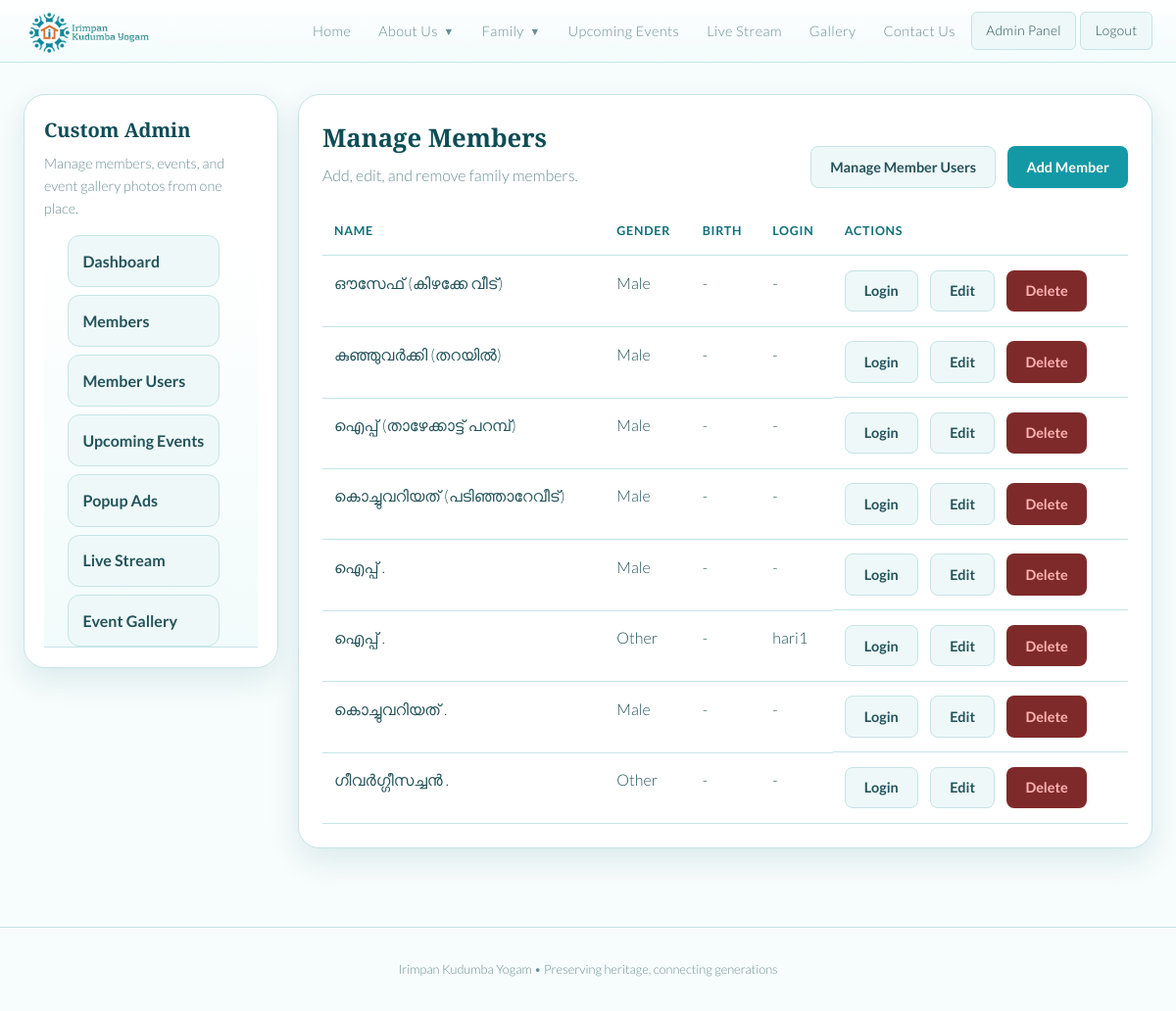
The app's page /admin-panel/members/ (signed in) with its own data.
### tree/models.py (models this page shows, shortened)
class Person(models.Model):
    GENDER_CHOICES = [
        ('M', 'Male'),
        ('F', 'Female'),
        ('O', 'Other'),
    ]
    first_name = models.CharField(max_length=100)
    last_name = models.CharField(max_length=100)
    gender = models.CharField(max_length=1, choices=GENDER_CHOICES, default='O')
    birth_date = models.DateField(null=True, blank=True)
    death_date = models.DateField(null=True, blank=True)
    birth_place = models.CharField(max_length=200, blank=True)
    email = models.EmailField(blank=True)
    phone = models.CharField(max_length=30, blank=True)
    blood_group = models.CharField(max_length=10, blank=True)
    current_address = models.TextField(blank=True)
    living_separately = models.BooleanField(default=False)
    bio = models.TextField(blank=True)
    photo = models.ImageField(upload_to='photos/', null=True, blank=True)
    father = models.ForeignKey(
        'self', null=True, blank=True,
        on_delete=models.SET_NULL,
        related_name='children_as_father'
    )
    mother = models.ForeignKey(
        'self', null=True, blank=True,
        on_delete=models.SET_NULL,
        related_name='children_as_mother'
    )
    spouse = models.ForeignKey(
        'self', null=True, blank=True,
        on_delete=models.SET_NULL,
        related_name='married_to'
    )
    user = models.OneToOneField(
        settings.AUTH_USER_MODEL,
        null=True,
        blank=True,
        on_delete=models.SET_NULL,
        related_name='family_member_profile',
    )
    created_at = models.DateTimeField(auto_now_add=True)
    class Meta:
        ordering = ['last_name', 'first_name']
    @property
    def full_name(self):
        return f"{self.first_name} {self.last_name}"

### tree/views.py (the view)
# urls.py: path('admin-panel/members/', views.admin_members, name='admin_members'),
@members_required
def admin_members(request):
    people = Person.objects.all()
    return render(request, 'tree/admin_members.html', _admin_context(request, people=people))

### tree/views.py (called while the page is built)
def _is_admin_user(user):
    return user.is_authenticated and (user.is_staff or user.is_superuser)

def _is_family_member_user(user):
    return user.is_authenticated and user.groups.filter(name='family_member').exists()

def _can_access_admin_panel(user):
    return _is_admin_user(user) or _is_family_member_user(user)

def _can_manage_members(user):
    return _is_admin_user(user)

def _can_manage_events(user):
    return _is_admin_user(user) or user.has_perm('tree.add_event')

def _can_manage_gallery(user):
    return _is_admin_user(user) or user.has_perm('tree.add_galleryphoto')

def _can_manage_ads(user):
    return _can_access_admin_panel(user)

def _can_manage_live_stream(user):
    return _is_admin_user(user)

def _admin_context(request, **extra):
    context = {
        'can_manage_members': _can_manage_members(request.user),
        'can_manage_events': _can_manage_events(request.user),
        'can_manage_gallery': _can_manage_gallery(request.user),
        'can_manage_ads': _can_manage_ads(request.user),
        'can_manage_live_stream': _can_manage_live_stream(request.user),
        'is_admin_user': _is_admin_user(request.user),
        'is_family_member_user': _is_family_member_user(request.user),
    }
    context.update(extra)
    return context

### tree/templates/tree/admin_members.html (shortened to what this page needs)
{% extends "tree/admin_base.html" %}
{% block admin_content %}
<div class="admin-head">
  <div>
    <h1 class="section-title">Manage Members</h1>
    <p>Add, edit, and remove family members.</p>
  </div>
  <div class="admin-actions">
    <a href="{% url 'admin_member_users' %}" class="btn btn-secondary">Manage Member Users</a>
    <a href="{% url 'admin_member_add' %}" class="btn btn-primary">Add Member</a>
  </div>
</div>
<div class="admin-table-wrap">
  <table class="admin-table">
    <thead>
      <tr><th>Name</th><th>Gender</th><th>Birth</th><th>Login</th><th>Actions</th></tr>
    </thead>
    <tbody>
      {% for person in people %}
      <tr>
        <td>{{ person.full_name }}</td>
        <td>{{ person.get_gender_display }}</td>
        <td>{{ person.birth_date|default:"-" }}</td>
        <td>
          {% if person.user %}
          {{ person.user.username }}
          {% else %}
          -
          {% endif %}
        </td>
        <td class="admin-actions">
          <a href="{% url 'admin_member_users' %}?member={{ person.pk }}" class="btn btn-secondary">Login</a>
          <a href="{% url 'admin_member_edit' person.pk %}" class="btn btn-secondary">Edit</a>
          <a href="{% url 'admin_member_delete' person.pk %}" class="btn btn-danger">Delete</a>
        </td>
      </tr>
      {% empty %}
      <tr><td colspan="5">No members found.</td></tr>
      {% endfor %}
    </tbody>
  </table>
</div>
{% endblock %}

### tree/templates/tree/base.html (style rules this page uses)
:root { --bg: #f7fcfc; --surface: #ffffff; --surface2: #eef8f8; --border: #c7e4e6; --gold: #1399a6; --gold-light: #28b8c2; --gold-dim: #0f7078; --cream: #0d4d56; --text: #23535a; --text-dim: #6b8f94; --male: #4a7fa8; --female: #a84a7f; --radius: 12px; --shadow: 0 12px 30px rgba(16, 111, 121, 0.12); }
* { box-sizing: border-box; margin: 0; padding: 0; }
body { background: var(--bg); color: var(--text); font-family: 'Lato', sans-serif; font-weight: 300; min-height: 100vh; line-height: 1.6; }
.btn { display: inline-flex; align-items: center; gap: 0.4rem; padding: 0.55rem 1.2rem; border-radius: 8px; font-size: 0.9rem; font-weight: 700; cursor: pointer; border: none; text-decoration: none; transition: all 0.2s; }
.btn-primary { background: var(--gold); color: #fffaf0; }
.btn-secondary { background: var(--surface2); color: var(--text); border: 1px solid var(--border); }
.btn-danger { background: #7f2a2a; color: #ffb3b3; }
h1, h2, h3 { font-family: 'Playfair Display', serif; font-weight: 600; }
.section-title { font-family: 'Playfair Display', serif; font-size: 1.6rem; color: var(--cream); margin-bottom: 0.25rem; }

### tree/templates/tree/admin_base.html (style rules this page uses)
.admin-head { display: flex; justify-content: space-between; align-items: end; gap: 1rem; margin-bottom: 1.25rem; }
.admin-head p { color: var(--text-dim); }
.admin-table-wrap { overflow-x: auto; }
.admin-table { width: 100%; border-collapse: collapse; }
.admin-table th, .admin-table td { padding: 0.9rem 0.75rem; border-bottom: 1px solid var(--border); text-align: left; vertical-align: top; }
.admin-table th { color: var(--gold-dim); font-size: 0.78rem; text-transform: uppercase; letter-spacing: 0.06em; }
.admin-actions { display: flex; gap: 0.75rem; flex-wrap: wrap; }

### records on screen
Person: full_name "ഔസേഫ് (കിഴക്കേ വീട്)", gender "Male", birth_date "-"
Person: full_name "കുഞ്ഞുവർക്കി (തറയിൽ)", gender "Male", birth_date "-"
Person: full_name "ഐപ്പ് (താഴേക്കാട്ട് പറമ്പ്)", gender "Male", birth_date "-"
Person: full_name "കൊച്ചുവറിയത് (പടിഞ്ഞാറേവീട്)", gender "Male", birth_date "-"
Person: full_name "ഐപ്പ് .", gender "Male", birth_date "-"
Person: full_name "ഐപ്പ് .", gender "Other", birth_date "-", user.username "hari1"
Person: full_name "കൊച്ചുവറിയത് .", gender "Male", birth_date "-"
Person: full_name "ഗീവർഗ്ഗീസച്ചൻ .", gender "Other", birth_date "-"
